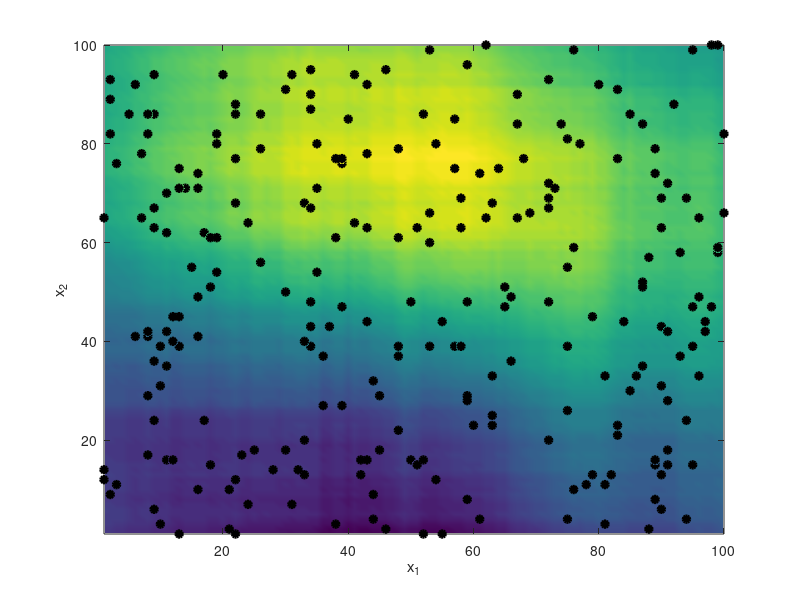

This figure's MATLAB source: (Note: this script raises an error after producing the figure.)
%% SARGIS S YONAN
% Master Thesis
% Autonomous Systems Lab

clear all;
close all;
clc;

plot_sample_points = true;

field_struct = load('generated_field.mat');
field = field_struct.field;
field_size = max(size(field));
number_of_samples = 250;

sample_locations = zeros(number_of_samples, 2);
samples = zeros(number_of_samples, 1);

% initialize random
seed = floor(mod(now * 1E6, 1000));
rng(seed, 'twister');

if plot_sample_points
    top_surf = pcolor(field); 
    xlabel('x_1');
    ylabel('x_2');
    zlabel('u');
    shading interp; % gets rid of the grid lines on the surf()
    hold on;
end

for i = 1:number_of_samples
    sample_locations(i, :) = randi([1 field_size], 1, 2);
    samples(i) = field(sample_locations(i,1), sample_locations(i,2));
    
    if plot_sample_points
        plot3(sample_locations(i,1), sample_locations(i,2), abs(samples(i)), ...
            'ko', 'LineWidth',2,...
            'MarkerEdgeColor','k',...
            'MarkerFaceColor',[0 0 0],...
            'MarkerSize',5)
        hold on;
    end
    
end

xlabel('x_1');
ylabel('x_2');
zlabel('u');

if plot_sample_points
   export_img_latex(gcf, '../figures/sampled_generated_field')
end

save('sampled_points.mat', 'samples');
save('sampled_locations.mat', 'sample_locations');




